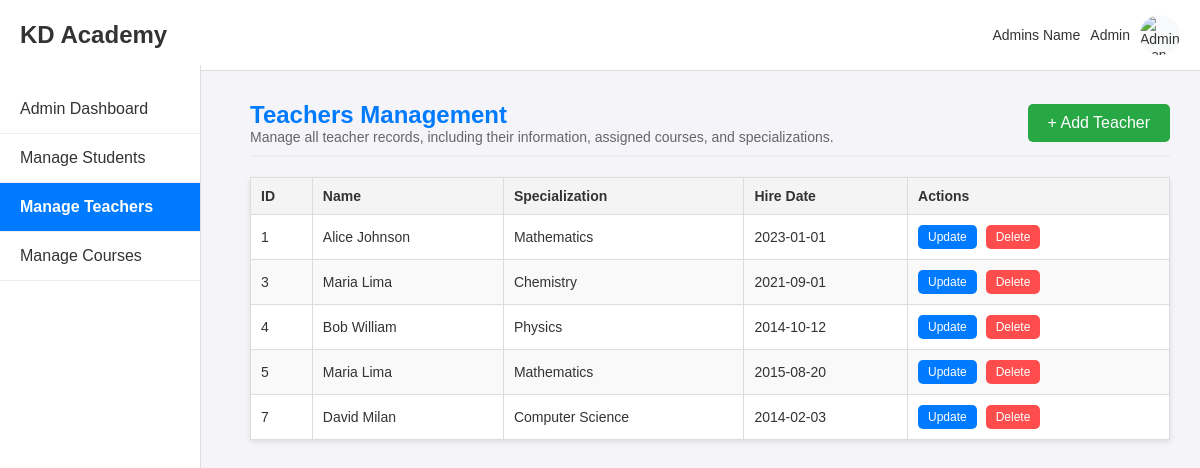
/admin/teachers, run on an earlier commit of the app's database.
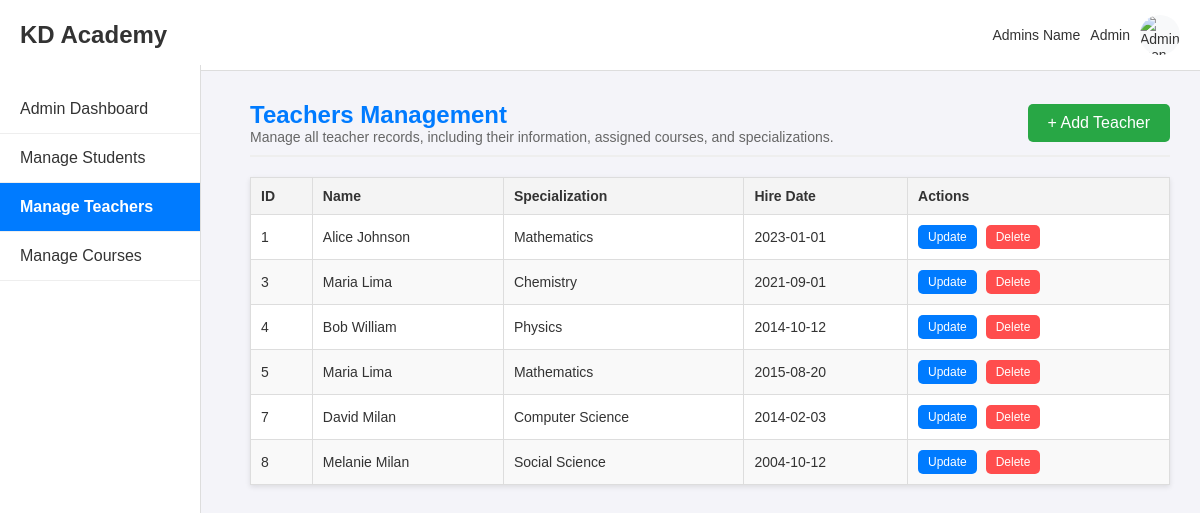
And on a later commit of the database.
### app/models.py (models this page shows, shortened)
class Teacher(db.Model):
    __tablename__ = 'teachers'
    teacher_id = db.Column(db.Integer, primary_key=True)
    user_id = db.Column(db.Integer, db.ForeignKey('users.user_id'), nullable=False)
    specialization = db.Column(db.String(100), nullable=False)
    hire_date = db.Column(db.Date, nullable=False)
    user = db.relationship('User', backref='teacher')

class User(db.Model):
    __tablename__ = 'users'
    user_id = db.Column(db.Integer, primary_key=True, autoincrement=True)
    first_name = db.Column(db.String(50), nullable=False)
    last_name = db.Column(db.String(50), nullable=False)
    username = db.Column(db.String(50), unique=True, nullable=False)
    email = db.Column(db.String(100), unique=True, nullable=False)
    password = db.Column(db.String(200), nullable=False)
    role = db.Column(db.String(10), nullable=False)  # student, teacher, admin

### app/routes/admin_routes.py (the view)
@admin_routes.route('/teachers')
def teachers_management():
    teachers = db.session.query(Teacher, User).join(User, Teacher.user_id == User.user_id).all()
    return render_template('admin/teachers_man.html', teachers=teachers)

### app/templates/admin/teachers_man.html (shortened to what this page needs)
<!DOCTYPE html>
<html lang="en">
<head>
    <link rel="stylesheet" href="{{ url_for('static', filename='css/shared.css') }}">
    <link rel="stylesheet" href="{{ url_for('static', filename='css/teacher_man.css') }}">
</head>
<body>
    <header class="top-nav">
        <div class="logo">KD Academy</div>
        <div class="user-info">
            <span>Admins Name</span>
            <span>Admin</span>
            <img src="{{ url_for('static', filename='images/user-icon.png') }}" alt="Admin Icon">
        </div>
    </header>
    <nav class="side-nav">
        <ul>
            <li><a href ="{{url_for('admin_routes.admin_dashboard') }}"> Admin Dashboard </a></li>
            <li><a href="{{ url_for('admin_routes.students_management') }}">Manage Students</a></li>
            <li><a href="{{ url_for('admin_routes.teachers_management')}}" class="active">Manage Teachers</a></li>
            <li><a href="{{ url_for('admin_routes.courses_management') }}">Manage Courses</a></li>
        </ul>
    </nav>
    <div class="main-content">
        <div class="header-section">
            <div class="title-section">
                <h2>Teachers Management</h2>
                <p>Manage all teacher records, including their information, assigned courses, and specializations.</p>
            </div>
            <button class="add-btn" onclick="openAddTeacherModal()">+ Add Teacher</button>
        </div>
        <div class="table-container">
            <table class="teachers-table">
                <thead>
                    <tr>
                        <th>ID</th>
                        <th>Name</th>
                        <th>Specialization</th>
                        <th>Hire Date</th>
                        <th>Actions</th>
                    </tr>
                </thead>
                <tbody>
                    {% for teacher in teachers %}
                    <tr>
                        <td>{{ teacher.Teacher.teacher_id }}</td>
                        <td>{{ teacher.User.first_name }} {{ teacher.User.last_name }}</td>
                        <td>{{ teacher.Teacher.specialization }}</td>
                        <td>{{ teacher.Teacher.hire_date }}</td>
                        <td>
                            <button class="action-btn update-btn" onclick="openUpdateTeacherModal({
                                teacher_id: {{ teacher.Teacher.teacher_id }},
                                first_name: '{{ teacher.User.first_name }}',
                                last_name: '{{ teacher.User.last_name }}',
                                username: '{{ teacher.User.username }}',
                                email: '{{ teacher.User.email }}',
                                password: '{{ teacher.User.password }}',
                                specialization: '{{ teacher.Teacher.specialization }}',
                                hire_date: '{{ teacher.Teacher.hire_date }}'
                            })">Update</button>
                            <button class="action-btn delete-btn" onclick="confirmDeleteTeacher({{ teacher.Teacher.teacher_id }})">Delete</button>
                        </td>
                    </tr>
                    {% endfor %}
                </tbody>
            </table>
        </div>
    </div>
</body>
</html>

### app/static/css/shared.css (style rules this page uses)
body, h1, h2, h3, p, a, div, header, table, th, td, ul, li, button { margin: 0; padding: 0; box-sizing: border-box; font-family: Arial, sans-serif; }
body { background-color: #f4f4f9; color: #333; font-size: 14px; }
.top-nav { display: flex; justify-content: space-between; align-items: center; padding: 15px 20px; background-color: #fff; color: #333; font-family: 'Futura', sans-serif; border-bottom: 1px solid #ddd; }
.top-nav .logo { font-size: 24px; font-weight: bold; }
.top-nav .user-info { display: flex; align-items: center; gap: 10px; }
.top-nav .user-info img { width: 40px; height: 40px; border-radius: 50%; background-color: #f8f9fa; }
.side-nav { position: fixed; top: 65px; left: 0; width: 200px; height: calc(100% - 65px); background-color: white; border-right: 1px solid #ddd; padding-top: 20px; }
.side-nav a { display: block; padding: 15px 20px; font-size: 16px; text-decoration: none; color: #333; border-bottom: 1px solid #eee; transition: background-color 0.3s ease, color 0.3s ease; }
.side-nav a.active { background-color: #007BFF; color: white; font-weight: bold; }
.main-content { margin-left: 220px; padding: 30px; }
.header-section { display: flex; justify-content: space-between; align-items: center; margin-bottom: 20px; border-bottom: 2px solid #eee; padding-bottom: 10px; }
.header-section h2 { font-size: 24px; color: #007BFF; }
.header-section p { font-size: 14px; color: #666; }
.add-btn { background-color: #28a745; color: white; border: none; padding: 10px 20px; border-radius: 5px; font-size: 16px; cursor: pointer; transition: background-color 0.3s ease; }

### app/static/css/teacher_man.css (style rules this page uses)
.teachers-table { width: 100%; border-collapse: collapse; background-color: #fff; box-shadow: 0px 2px 5px rgba(0, 0, 0, 0.1); margin-top: 20px; }
.teachers-table th, .teachers-table td { padding: 10px; text-align: left; border: 1px solid #ddd; }
.teachers-table th { background-color: #f4f4f4; font-weight: bold; }
.teachers-table tr:nth-child(even) { background-color: #f9f9f9; }
.action-btn { padding: 5px 10px; font-size: 12px; border: none; border-radius: 5px; cursor: pointer; margin-right: 5px; transition: background-color 0.3s ease; }
.action-btn.update-btn { background-color: #007BFF; color: #fff; }
.action-btn.delete-btn { background-color: #FF4D4D; color: #fff; }

What changed in the data, as far as the page shows it:
added Teacher: Teacher.teacher_id "8", User.first_name "Melanie", User.last_name "Milan", Teacher.specialization "Social Science", Teacher.hire_date "2004-10-12"
